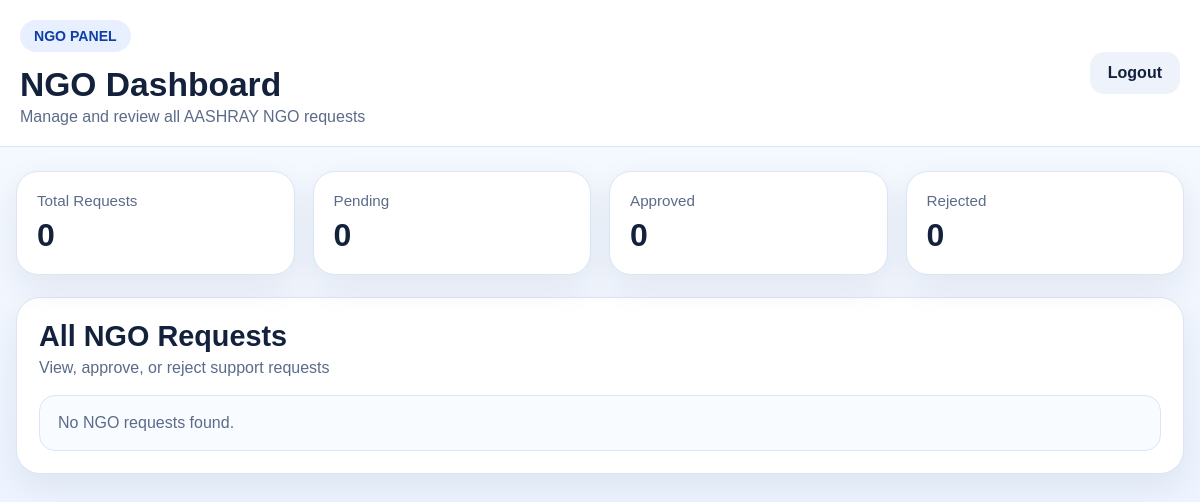
The page /ngo-dashboard (signed in) on the database as committed earlier.
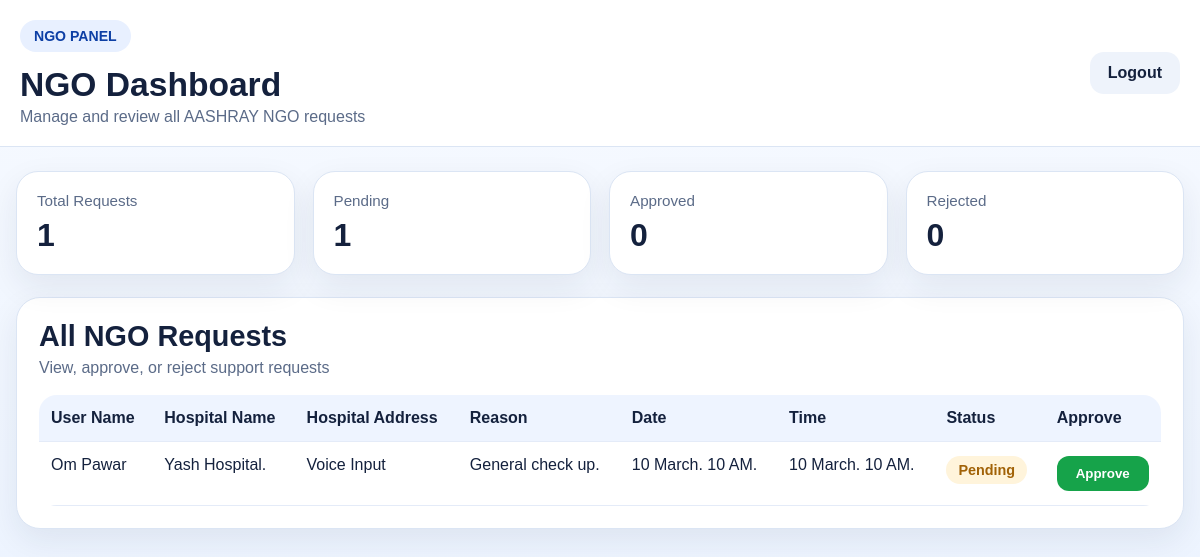
The same page on the database as committed later.
### tables this page shows
CREATE TABLE ngo_requests (
            id INTEGER PRIMARY KEY AUTOINCREMENT,
            user_name TEXT,
            hospital_name TEXT,
            hospital_address TEXT,
            appointment_reason TEXT,
            appointment_date TEXT,
            appointment_time TEXT,
            status TEXT DEFAULT 'Pending'
        );

### ngo_panel/app.py (the view)
@app.route("/ngo-dashboard")
def ngo_dashboard():
    if not session.get("ngo_logged_in"):
        return redirect(url_for("ngo_login"))
    conn = get_db()
    data = conn.execute(
        "SELECT * FROM ngo_requests ORDER BY id DESC"
    ).fetchall()
    conn.close()
    message = request.args.get("message", "")
    action_id = request.args.get("action_id", "")
    return render_template(
        "ngo_dashboard.html",
        data=data,
        message=message,
        action_id=action_id
    )

### ngo_panel/app.py (called while the page is built)
def get_db():
    conn = sqlite3.connect(DATABASE)
    conn.row_factory = sqlite3.Row
    return conn

### ngo_panel/templates/ngo_dashboard.html (shortened to what this page needs)
<!DOCTYPE html>
<html lang="en">
<head>
</head>
<body>
    <header class="topbar">
        <div class="topbar-inner">
            <div>
                <div class="badge">NGO PANEL</div>
                <h1>NGO Dashboard</h1>
                <p>Manage and review all AASHRAY NGO requests</p>
            </div>
            <a href="{{ url_for('logout') }}" class="logout-btn">Logout</a>
        </div>
    </header>
    <main class="dashboard-container">
        <section class="summary-grid">
            <div class="summary-card">
                <p class="summary-label">Total Requests</p>
                <h3>{{ data|length }}</h3>
            </div>
            <div class="summary-card">
                <p class="summary-label">Pending</p>
                <h3>{{ data|selectattr("status", "equalto", "Pending")|list|length }}</h3>
            </div>
            <div class="summary-card">
                <p class="summary-label">Approved</p>
                <h3>{{ data|selectattr("status", "equalto", "Approved")|list|length }}</h3>
            </div>
            <div class="summary-card">
                <p class="summary-label">Rejected</p>
                <h3>{{ data|selectattr("status", "equalto", "Rejected")|list|length }}</h3>
            </div>
        </section>
        <section class="dashboard-card">
            <div class="section-head">
                <h2>All NGO Requests</h2>
                <p>View, approve, or reject support requests</p>
            </div>
            {% if data %}
            <div class="table-wrap">
                <table>
                    <thead>
                        <tr>
                            <th>User Name</th>
                            <th>Hospital Name</th>
                            <th>Hospital Address</th>
                            <th>Reason</th>
                            <th>Date</th>
                            <th>Time</th>
                            <th>Status</th>
                            <th>Approve</th>
                        </tr>
                    </thead>
                    <tbody>
                        {% for item in data %}
                        <tr
                            class="
                            "
                        >
                            <td>{{ item["user_name"] }}</td>
                            <td>{{ item["hospital_name"] }}</td>
                            <td>{{ item["hospital_address"] }}</td>
                            <td>{{ item["appointment_reason"] }}</td>
                            <td>{{ item["appointment_date"] }}</td>
                            <td>{{ item["appointment_time"] }}</td>
                            <td>
                                {% if item["status"] == "Approved" %}
                                    <span class="status-badge approved">Approved</span>
                                {% elif item["status"] == "Rejected" %}
                                    <span class="status-badge rejected">Rejected</span>
                                {% else %}
                                    <span class="status-badge pending">Pending</span>
                                {% endif %}
                            </td>
                            <td>
                                {% if item["status"] == "Approved" %}
                                    <button class="disabled-btn" disabled>Approved</button>
                                {% else %}
                                    <form action="{{ url_for('approve', request_id=item['id']) }}" method="POST">
                                        <button type="submit" class="approve-btn">Approve</button>
                                    </form>
                                {% endif %}
                            </td>
                        </tr>
                        {% endfor %}
                    </tbody>
                </table>
            </div>
            {% else %}
            <div class="empty-box">No NGO requests found.</div>
            {% endif %}
        </section>
    </main>
</body>
</html>

### ngo_panel/templates/ngo_dashboard.html (style rules this page uses)
* { margin:0;padding:0;box-sizing:border-box }
:root { --text:#14213d; --muted:#5b6b88; --border:#dbe5f4; --card:#fff; }
body { font-family:Arial,Helvetica,sans-serif; background:linear-gradient(180deg,#f7faff 0%,#edf4ff 100%); color:var(--text); }
.topbar { background:#fff; border-bottom:1px solid var(--border); padding:20px; }
.topbar-inner { max-width:1300px; margin:auto; display:flex; justify-content:space-between; align-items:center; gap:16px; }
.badge { display:inline-block; background:#e8f0ff; color:#0d3fa5; padding:8px 14px; border-radius:999px; font-size:.88rem; font-weight:700; margin-bottom:14px; }
h1 { font-size:2.1rem; margin-bottom:4px; }
.topbar p { color:var(--muted) }
.logout-btn { text-decoration:none; background:#eef3fb; color:var(--text); padding:12px 18px; border-radius:14px; font-weight:700; }
.dashboard-container { max-width:1300px; margin:auto; padding:24px 16px 40px; }
.summary-grid { display:grid; grid-template-columns:repeat(4,1fr); gap:18px; margin-bottom:22px; }
.summary-card { background:var(--card); border:1px solid var(--border); border-radius:22px; padding:20px; box-shadow:0 12px 32px rgba(20,33,61,.08); }
.summary-label { color:var(--muted); font-size:.95rem; margin-bottom:8px; }
.summary-card h3 { font-size:2rem; }
.dashboard-card { background:#fff; border:1px solid var(--border); border-radius:24px; box-shadow:0 12px 32px rgba(20,33,61,.08); padding:22px; }
.section-head { margin-bottom:18px; }
.section-head h2 { font-size:1.8rem; margin-bottom:6px; }
.section-head p { color:var(--muted); }
.table-wrap { overflow-x:auto; border-radius:18px; }
table { width:100%; border-collapse:collapse; min-width:1250px; background:#fff; }
th,td { padding:14px 12px; text-align:left; border-bottom:1px solid #e4ebf8; vertical-align:top; }
th { background:#eef4ff; font-weight:800; }
.status-badge { display:inline-block; padding:6px 12px; border-radius:999px; font-size:.9rem; font-weight:700; }
.pending { background:#fff4db;color:#a16207 }
.approve-btn,.reject-btn,.disabled-btn { border:none; color:#fff; font-weight:700; padding:10px 14px; border-radius:12px; cursor:pointer; min-width:92px; }
.approve-btn { background:#16a34a }

Rows that differ between the two databases and show on the page:
added ngo_requests: user_name "Om Pawar", hospital_name "Yash Hospital.", hospital_address "Voice Input", appointment_reason "General check up.", appointment_date "10 March. 10 AM.", appointment_time "10 March. 10 AM.", status "Pending"
Other text that changed with them:
{{ data|length }}: "0" → "1"
{{ data|selectattr("status", "equalto", "Pending")|list|length }}: "0" → "1"
text no longer shown: "No NGO requests found."
text now shown: "User Name Hospital Name Hospital Address Reason Date Time Status Approve"
